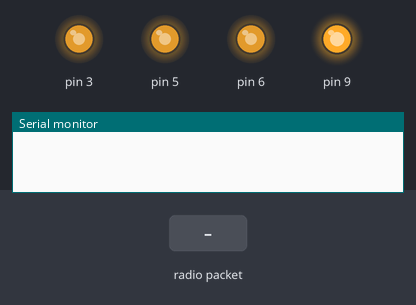
Recording of a sketch running on a simulated Arduino Uno, built with avr-gcc and run on an emulated ATmega328P. Shown: output pins drawn as LEDs (lit = HIGH), the last lines printed to the serial monitor. Inputs (shaded band) come from the test bench. No radio packets arrive unless stated.

Above: at 1.2 s.
1.3 s: radio packet "5" arrives
At 1.65 s:
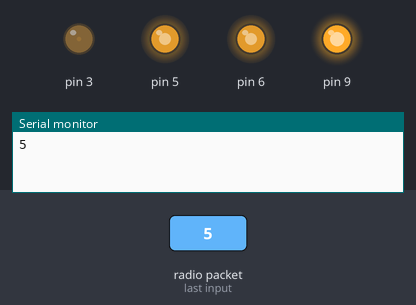
3.3 s: radio packet "90" arrives
At 4.3 s:
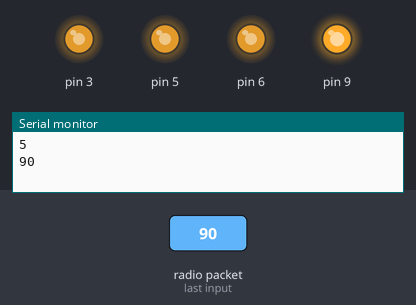
Timing chart, 0 to 6.3 s (numbered marks = the images above; inputs shaded):
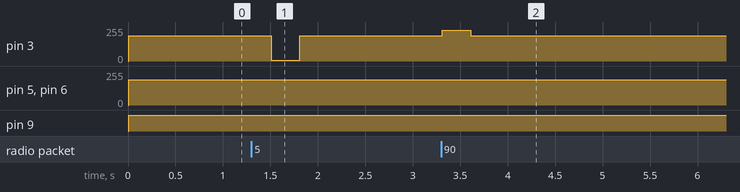

Measured:
- after the input at 1.3 s, pin 3: 190/255 → 5/255 after 0.21 s, → 190/255 0.30 s later
- after the input at 3.3 s, pin 3: 190/255 → 229/255 at once, → 190/255 0.30 s later

The sketch:

Receiver_code.ino
```cpp
// Receiver Code

// Pins:
// MISO - 12, MOSI - 11, SCK - 13 (specific for Arduino UNO / Nano)
// CSN - 7, CE - 8 (any two digital pins)
// m1 - 3, m2 - 5, m3 - 6, m4 - 9

#include <SPI.h>
#include <nRF24L01.h>
#include <RF24.h>

RF24 rad(7,8); // CSN, CE

const byte address[6] = "00001";

void setup() {
  Serial.begin(9600);
  rad.begin();
  rad.openReadingPipe(0, address);
  rad.setPALevel(RF24_PA_MIN); // power amplitude level
  rad.startListening();

  pinMode(3, OUTPUT);
  pinMode(5, OUTPUT);
  pinMode(6, OUTPUT);
  pinMode(9, OUTPUT);
}

void loop() {
  char dutyC[9] = {0};
  if(rad.available()){
    rad.read(&dutyC, sizeof(dutyC)-1);
  }
  dutyC[8] = '\0'; // ensuring the string is null-terminated
  Serial.println(dutyC);

  int m1 = (dutyC[0] - '0')*10 + (dutyC[1] - '0'); // Convert char to integers
  int m2 = (dutyC[2] - '0')*10 + (dutyC[3] - '0');
  int m3 = (dutyC[4] - '0')*10 + (dutyC[5] - '0');
  int m4 = (dutyC[6] - '0')*10 + (dutyC[7] - '0');

  int pwm1 = map(m1, 0, 100, 0, 255); // mapping the percentage to get the respective PWM values
  int pwm2 = map(m2, 0, 100, 0, 255);
  int pwm3 = map(m3, 0, 100, 0, 255);
  int pwm4 = map(m4, 0, 100, 0, 255);

  analogWrite(3, pwm1); // Motors
  analogWrite(5, pwm2);
  analogWrite(6, pwm3);
  analogWrite(9, pwm4);

  delay(300);
}
```
